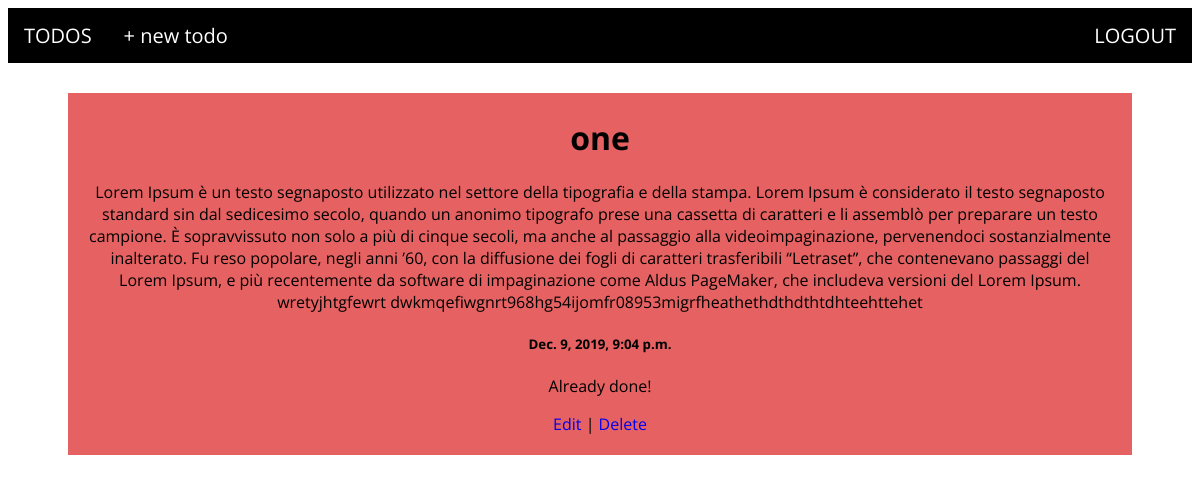
The page /4/ (signed in) on the database its author committed.
### todo/models.py (models this page shows, shortened)
class Todo(models.Model):
    title = models.CharField(max_length=255)
    description = models.TextField()
    date = models.DateTimeField(auto_now_add=True)
    author = models.ForeignKey(
        get_user_model(),
        on_delete=models.CASCADE,
    )
    done = models.BooleanField(default=False)

### todo/views.py (the view)
# urls.py: path('<int:pk>/', TodoDetailView.as_view(), name='todo_detail'),
class TodoDetailView(DetailView):
    model = Todo
    template_name = 'todo_detail.html'

### templates/todo_detail.html
{% extends 'base.html' %}
{% block content %}
<div class="card" {% if todo.done %}style="background-color:rgb(230,97,97);"
    {% else %}style='background-color:rgb(102,230,102);' {% endif %}>
    <h1>{{ todo.title }}</h1>
    <p>{{ todo.description }}</p>
    <h5>{{ todo.date }}</h5>
    {% if todo.done %}
    <p>Already done!</p>
    {% else %}
    <p>Not done yet!</p>
    {% endif %}
    <a href="{% url 'todo_edit' todo.pk %}">Edit</a> |
    <a href="{% url 'todo_delete' todo.pk %}">Delete</a>
</div>
{% endblock content %}

### static/css/base.css (style rules this page uses)
* { font-family: 'Open Sans', sans-serif; }
.card { margin-left: 60px; margin-right: 60px; padding: 20px; padding-top: 2px; margin-top: 30px; text-align: center; }
.card a { text-decoration: none; }

### rows shown on the page
Todo: title "one", description "Lorem Ipsum è un testo segnaposto utilizzato nel settore della tipografia e della stampa. Lorem Ipsum è considerato il testo segnaposto standard sin dal sedicesimo secolo, quando un anonimo tipografo prese una cassetta di caratteri e li assemblò per preparare un testo campione. È sopravvissuto non solo a più di cinque secoli, ma anche al passaggio alla videoimpaginazione, pervenendoci sostanzialmente inalterato. Fu reso popolare, negli anni ’60, con la diffusione dei fogli di caratteri trasferibili “Letraset”, che contenevano passaggi del Lorem Ipsum, e più recentemente da software di impaginazione come Aldus PageMaker, che includeva versioni del Lorem Ipsum. wretyjhtgfewrt…", date "Dec. 9, 2019, 9:04 p.m."
